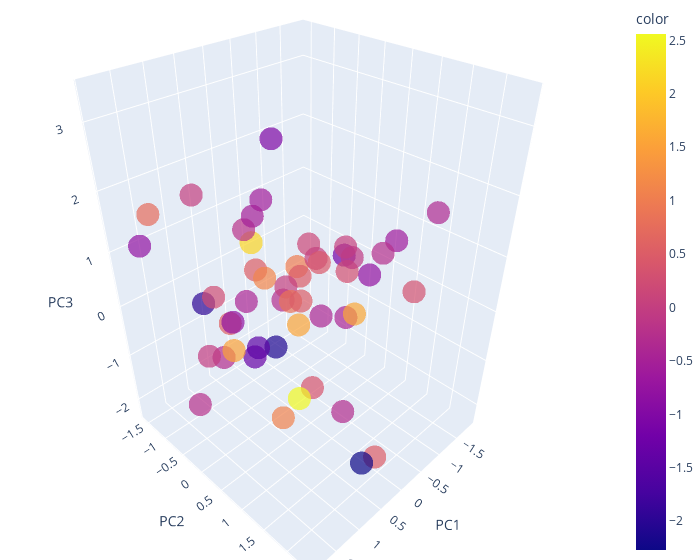

Here is the notebook cell this chart was saved with:
### Markdown cell above
<div class="alert alert-info">
<h3> Your turn: Plot the 3D scatterplot of the pca features </h3>
</div>

### Code cell
#Make Plotly figure
import plotly.express as px
import plotly.graph_objects as go

fig = px.scatter_3d(x=pca_df['PC1'],
                    y=pca_df['PC2'],
                    z=pca_df['PC3'], color=pca_df['PC4'], opacity=0.7,
)
fig.update_layout(
    scene = dict(
                xaxis_title='PC1',
                yaxis_title='PC2',
                zaxis_title='PC3'),
                width=700,
                margin=dict(l=0, r=0, b=0, t=0)
            )
fig.show()

### Figure 1 — Plotly figure (JSON) as saved in the notebook; plotly's stock layout.template omitted (floating-point values rounded to 4 significant figures)
{"data": [{"hovertemplate": "x=%{x}<br>y=%{y}<br>z=%{z}<br>color=%{marker.color}<extra></extra>", "legendgroup": "", "marker": {"color": [0.3715, -1.043, -1.984, -0.4346, -0.813, 0.003482, -0.2816, -2.097, -0.2289, 2.56, 2.146, -1.186, -0.2901, 1.009, 0.04173, 0.4909, 1.594, 1.081, -0.7855, -1.329, -0.4269, 0.2434, 0.16, 0.5123, 0.5368, 0.2941, 0.03778, 0.7476, -0.07877, 0.5785, -0.8071, -0.03205, -2.269, -0.6038, 1.127, 0.02456, -0.5652, 0.8535, -1.459, -0.3125, -0.2605, 1.552, 1.529, -0.1957, -0.3444, 0.5025, -0.525, 0.3136, 0.4376, -0.3962], "coloraxis": "coloraxis", "opacity": 0.7, "symbol": "circle"}, "mode": "markers", "name": "", "scene": "scene", "showlegend": false, "type": "scatter3d", "x": [0.6195, 1.226, 1.108, -0.0889, 1.587, 0.952, -0.854, 0.02999, 1.894, 1.03, -0.5737, -1.031, 0.8668, -0.3177, -1.417, -0.5009, -0.472, 0.9836, -1.507, 1.108, -0.3056, 1.325, -1.064, 0.6264, 0.438, -0.7452, -0.7956, 1.807, -1.499, 0.1141, 1.245, 1.058, 0.7061, -1.881, -0.142, -0.196, 0.03716, -0.5584, -0.543, 0.8302, -1.249, 0.6284, 0.8518, -0.3461, -1.761, -0.06055, -0.1363, -1.325, -1.307, -0.3957], "y": [1.128, 1.068, -0.7423, 1.114, -1.535, -0.9827, -1.084, -0.3237, 0.03903, 1.273, -1.563, 0.2099, -0.6785, -0.1508, -0.1035, -0.2688, 0.9537, 0.8667, 0.3745, 0.4255, -1.467, -0.1546, -0.6291, 2.382, -0.2621, 0.5342, -0.193, -0.7718, -0.01799, -1.442, 0.1421, -0.8191, 2.217, 0.5962, -0.7386, -0.2864, -0.5387, -0.5683, -1.485, 1.924, 0.8193, 0.856, -0.4104, -1.464, 1.395, 0.1987, -0.9653, 1.418, -0.6082, 0.3194], "z": [-0.7365, 3.382, 0.09082, 0.1899, 0.9923, 1.815, -1.066, -1.191, -0.9563, -0.5677, 0.08419, 0.4307, -1.123, 0.3781, 0.2728, 0.04236, -0.04703, -1.299, -0.1089, -0.2607, -1.01, 0.6381, 0.2538, -1.228, 0.6257, 0.4093, 0.2911, 1.929, 0.0611, -1.267, 0.3045, -1.066, -1.432, 0.4995, -0.05162, -0.02538, 1.558, -0.6642, -2.271, -0.4982, 0.6454, 0.3118, -0.8158, 0.487, 1.395, 0.01942, 1.036, 0.1737, -0.2302, -0.399]}], "layout": {"coloraxis": {"colorbar": {"title": {"text": "color"}}, "colorscale": [[0, "#0d0887"], [0.1111, "#46039f"], [0.2222, "#7201a8"], [0.3333, "#9c179e"], [0.4444, "#bd3786"], [0.5556, "#d8576b"], [0.6667, "#ed7953"], [0.7778, "#fb9f3a"], [0.8889, "#fdca26"], [1, "#f0f921"]]}, "legend": {"tracegroupgap": 0}, "margin": {"b": 0, "l": 0, "r": 0, "t": 0}, "scene": {"domain": {"x": [0, 1], "y": [0, 1]}, "xaxis": {"title": {"text": "PC1"}}, "yaxis": {"title": {"text": "PC2"}}, "zaxis": {"title": {"text": "PC3"}}}, "width": 700}}
